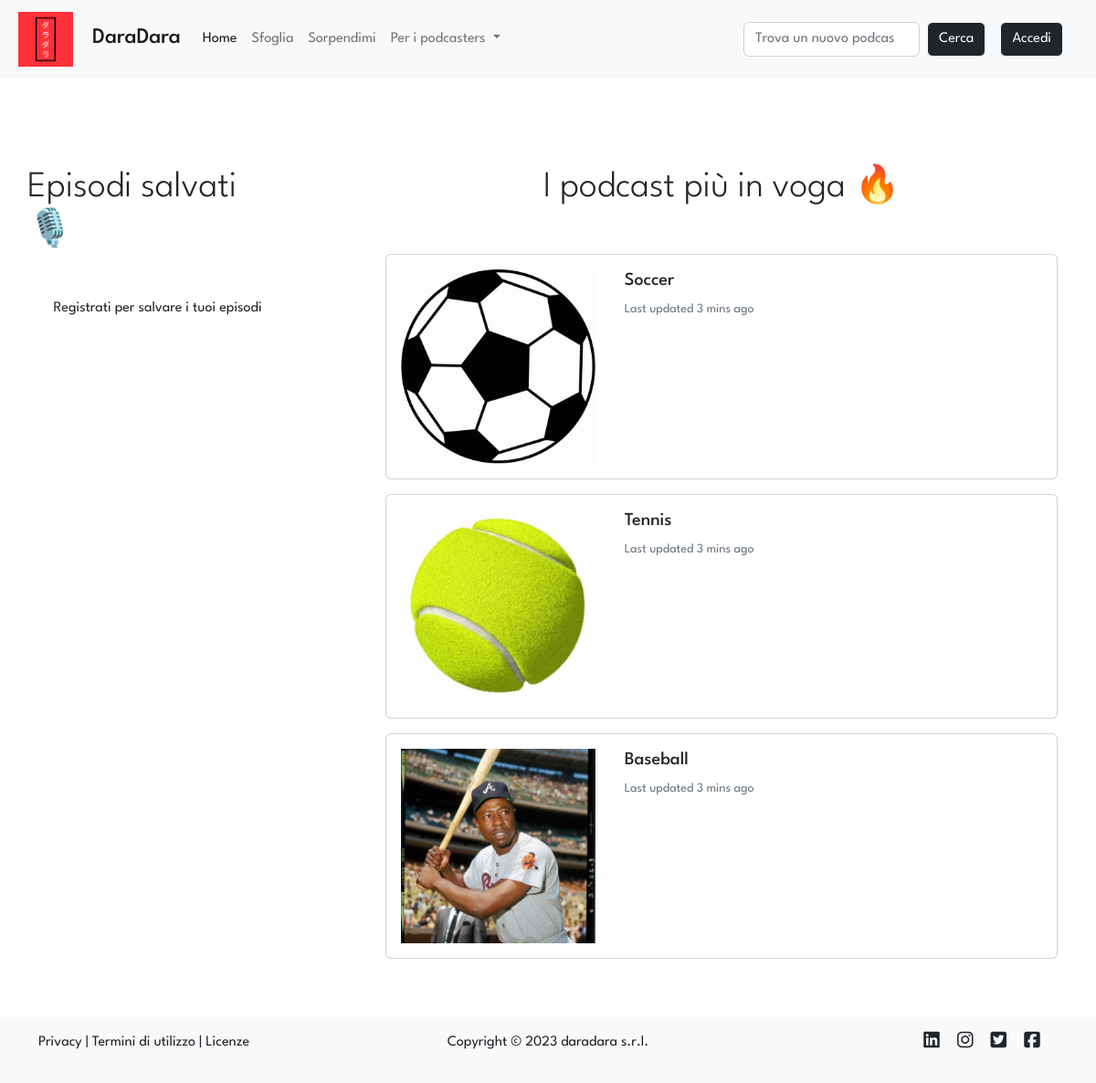
Before: / with the older database file.
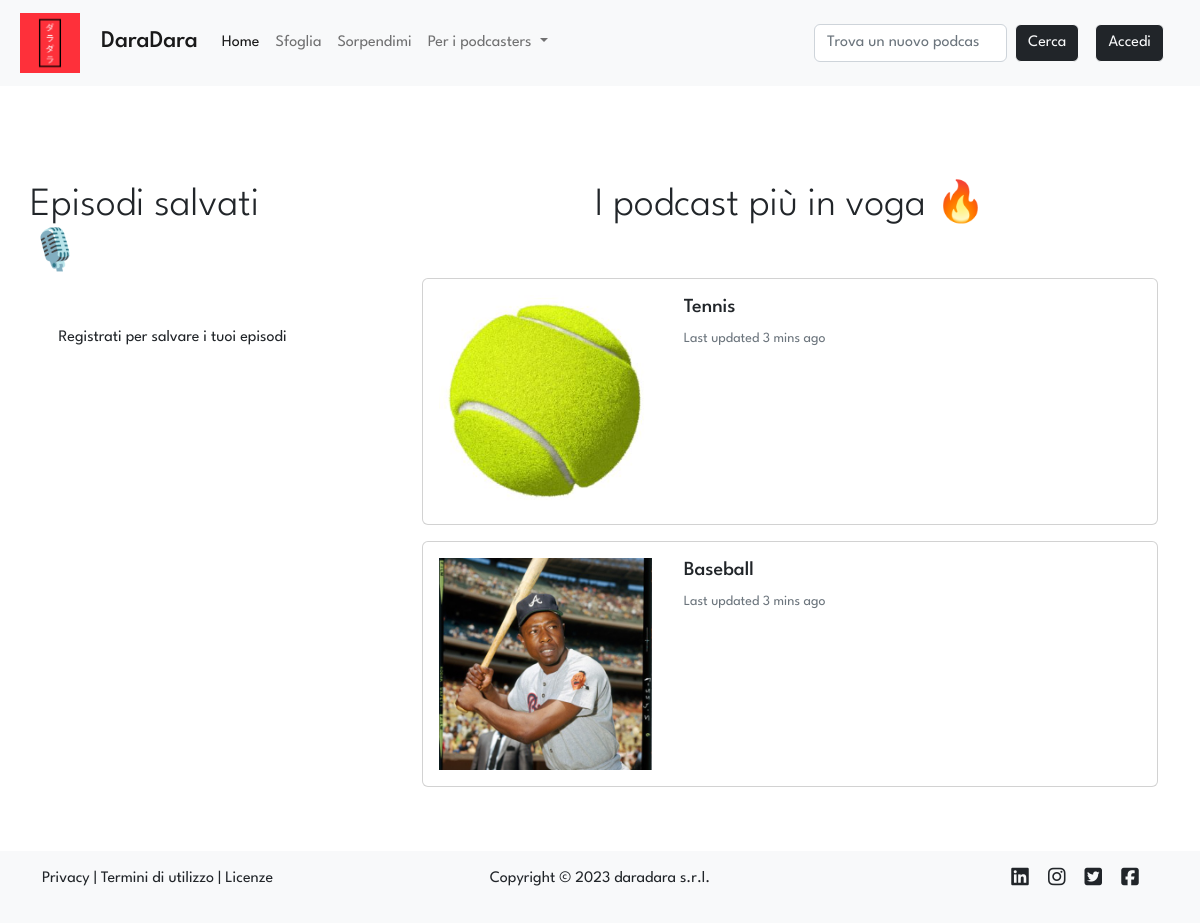
After: the same page with the newer database file.
### tables this page shows
CREATE TABLE "podcasts" (
	"id"	INTEGER NOT NULL UNIQUE,
	"title"	TEXT NOT NULL UNIQUE,
	"desc"	TEXT NOT NULL,
	"img"	TEXT NOT NULL,
	"id_user"	INTEGER NOT NULL,
	FOREIGN KEY("id_user") REFERENCES "users"("id"),
	PRIMARY KEY("id" AUTOINCREMENT)
);

### app.py (the view)
@app.route('/')
def index():
    if current_user.is_authenticated: # type: ignore
        saves = dao.get_saves_join_episodes_podcasts(current_user.id) # type: ignore
    else:
        saves = []
    onfire = dao.get_podcasts_onfire(number_of_podcasts=3)
    return render_template('index.html', saves=saves, onfire = onfire)

### data/dao.py (called while the page is built)
def get_podcasts_onfire(number_of_podcasts=5):
    conn, cursor = connect()
    podcast = []
    try:
        sql = "SELECT podcasts.id, COUNT(follows.id_user) AS 'n_follows', podcasts.title, podcasts.desc, podcasts.img FROM podcasts, follows WHERE podcasts.id = follows.id_podcast GROUP BY podcasts.id ORDER BY n_follows DESC"
        cursor.execute(sql)
        podcast = cursor.fetchall()
    except Exception as e:
        print(e)
    close(conn, cursor)
    return podcast[:number_of_podcasts]

def connect():
    conn = sqlite3.connect(PATH)
    conn.row_factory = sqlite3.Row
    cursor = conn.cursor()
    return conn, cursor

def close(conn, cursor):
    cursor.close()
    conn.close()

### templates/index.html (shortened to what this page needs)
{% extends 'layout.html' %}
{% block content %}
<div class="row">
    <aside class="col-12 col-lg-3">
        <div class="row d-flex justify-content-center display-6 my-4 my-lg-5">Episodi salvati 🎙️</div>
        {% if current_user.is_authenticated %}
        {% if saves|length %}
            {% for save in saves[:5] %}
            <div class="row card mb-3 mx-2 mx-lg-0">
                <div class="row g-0">
                    <div class="col-2 col-lg-4 d-flex justify-content-around align-items-center">
                        <a href="{{url_for('episode', id_pod=save.id, id_ep=save.ep_id)}}">
                        <img class="card-img img-fluid p-1 p-lg-2" src="{{url_for('static', filename='uploads/images/covers/{0}{1}'.format(save.id, save.img))}}" class="card-img-left img-fluid h-100 w-100 d-block mx-auto" alt='podcast "{{save.title}}" image'>
                        </a>
                    </div>
                    <div class="col-10 col-lg-8">
                        <div class="card-body">
                            <a href="{{url_for('episode', id_pod=save.id, id_ep=save.ep_id)}}"><h5 class="card-title">{{ save.title }}</h5></a>
                            <a href="{{url_for('podcast', id=save.id)}}"><p class="card-text"><small class="text-muted">{{save.podcast_title}}</small></p></a>
                        </div>
                    </div>
                    <div class="card-footer">
                        <a href="{{url_for('episode', id_pod=save.id, id_ep=save.ep_id)}}#player" class="btn btn-light btn-outline-dark">Riproduci l'episodio</a>
                    </div>
                </div>
            </div>
            {% endfor %}
            <nav aria-label="Page navigation example">
                <ul class="pagination">
                <li class="page-item"><a class="page-link" href="#">Previous</a></li>
                <li class="page-item"><a class="page-link" href="#">1</a></li>
                <li class="page-item"><a class="page-link" href="#">2</a></li>
                <li class="page-item"><a class="page-link" href="#">3</a></li>
                <li class="page-item"><a class="page-link" href="#">Next</a></li>
                </ul>
            </nav>
        {% else %}
            <div class="card text-center">
                <div class="card-header">
                    <h5 class="card-title mb-0">Nulla da vedere! 👀</h5>
                </div>
                <div class="card-body">
                    <p class="card-text">Salva i tuoi episodi preferiti per vederli qui la prossima volta!</p>
                    <a href="#" class="btn btn-primary">Cerca nuovi podcast</a>
                </div>
            </div>
        {% endif %}
        {% else%}
            <div class="text-center" >Registrati per salvare i tuoi episodi</div>
        {% endif %}
    </aside>
    <main class="col-12 col-lg offset-lg-1">
        <div class="row d-flex justify-content-center display-6 my-4 my-lg-5">I podcast più in voga 🔥</div>
        {% for podcast in onfire %}
        <a href="{{url_for('podcast', id=podcast.id)}}">
        <div class="row card mb-3 mx-2 mx-lg-0">
            <div class="row g-0">
                <div class="col-2 col-lg-4 d-flex justify-content-around align-items-center">
                    <img class="card-img img-fluid p-1 p-lg-3" src="{{url_for('static', filename='uploads/images/covers/{0}{1}'.format(podcast.id, podcast.img))}}" class="card-img-left img-fluid h-100 w-100 d-block mx-auto" alt="podcast {{i}} image">
                </div>
                <div class="col-10 col-lg-8">
                    <div class="card-body">
                        <h5 class="card-title">{{ podcast.title }}</h5>
                        <p class="card-text"><small class="text-muted">Last updated 3 mins ago</small></p>
                    </div>
                </div>
            </div>
        </div>
        </a>
        {% endfor %}
    </main>
</div>
{% endblock %}

### templates/layout.html (shortened to what this page needs)
<!DOCTYPE html>
<html lang="it">
<head>
    <link href="https://cdn.jsdelivr.net/npm/bootstrap@5.2.3/dist/css/bootstrap.min.css" rel="stylesheet">
    <link href="{{url_for('static', filename='stylesheets/layout.css')}}" rel="stylesheet" >
</head>
<body>
    <nav class="navbar navbar-expand-lg bg-light">
        <div class="container-fluid mx-2">
            <a class="navbar-brand" href="{{ url_for('index') }}">
                <img class="img-fluid nav-img" src="{{url_for('static', filename='ico/daradara_medium.png')}}" alt="Logo DaraDara">
                <h4 class="d-inline-block mt-0 ms-3">DaraDara</h4>
            </a>
            <div class="collapse navbar-collapse" id="navbarSupportedContent">
            <ul class="navbar-nav me-auto mb-2 mb-lg-0">
                <li class="nav-item">
                <a class="nav-link active" aria-current="page" href="{{ url_for('index') }}">Home</a>
                </li>
                <li class="nav-item">
                <a class="nav-link" href="#">Sfoglia</a>
                </li>
                <li class="nav-item">
                    <a class="nav-link" href="#">Sorpendimi</a>
                </li>
                <li class="nav-item dropdown">
                <a class="nav-link dropdown-toggle" href="#" role="button" data-bs-toggle="dropdown" aria-expanded="false">
                    Per i podcasters
                </a>
                </li>
            </ul>
            <form class="d-flex" role="search">
                <input class="form-control me-2" type="search" placeholder="Trova un nuovo podcast" aria-label="Search">
                <button class="btn btn-outline-light btn-dark" type="submit">Cerca</button>
            </form>
            {% if not current_user.is_authenticated %}
            <a href = "{{ url_for('login') }}"><button type="button" id="loginBtn" class="btn btn-outline-light btn-dark my-3 my-lg-0 mx-lg-3">Accedi</button></a>
            {% endif %}
            </div>
        </div>
    </nav>
    <div class="container mt-5">
        {% block content %}{% endblock %}
    </div>
    <footer class="bg-light py-3 mt-5">
        <div class="container">
            <div class="row">
                <div class="col-4">
                    <p>
                        <a href="#">Privacy</a> | <a href="#">Termini di utilizzo</a> | <a href="#">Licenze</a>
                    </p>
                </div>
                <div class="col">
                    <p class="text-center">Copyright &copy; 2023 daradara s.r.l.</p>
                </div>
                <div class="col-2 offset-2 d-flex flex-row-reverse justify-content-evenly social-icons">
                    <a href="#"><i class="fab fa-facebook-square fa-lg"></i></a>
                    <a href="#"><i class="fab fa-twitter-square fa-lg"></i></a>
                    <a href="#"><i class="fab fa-instagram fa-lg"></i></a>
                    <a href="#"><i class="fab fa-linkedin fa-lg"></i></a>
                </div>
            </div>
        </div>
    </footer>
</body>
</html>

### static/stylesheets/layout.css (style rules this page uses)
* { font-family: 'League Spartan', sans-serif; }
a { color: inherit; text-decoration: none; }
.nav-img { max-width: 60px; max-height: 60px; }

Changed rows visible on the page:
removed podcasts: id+img (picture), title "Soccer"
